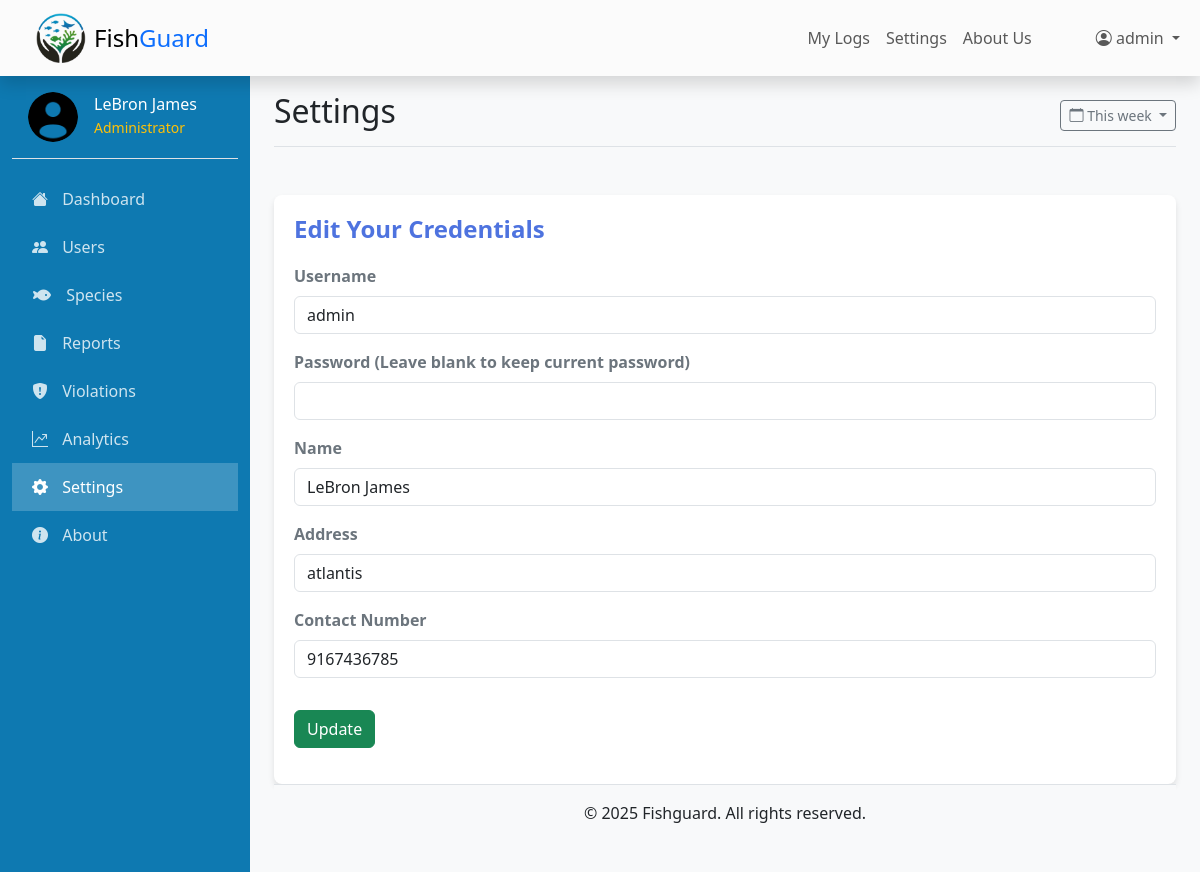
Screenshot of /admin/settings.php (signed in) with the database file from the repository.
### tables this page shows
CREATE TABLE `users` (
  `UID` int(11) NOT NULL,
  `username` text NOT NULL,
  `password` text NOT NULL,
  `name` text NOT NULL,
  `address` text NOT NULL,
  `contact_no` text NOT NULL,
  `role` int(11) NOT NULL
);

### admin/settings.php (the view, shortened to what this page needs)
<?php
include '../assets/db.php';
$user_id = $_SESSION['UID'];
$query = $conn->prepare("SELECT username, name, address, contact_no FROM users WHERE UID = ?");
$query->bind_param("i", $user_id);
$query->execute();
$result = $query->get_result();
$user = $result->fetch_assoc();
?>
<!DOCTYPE html>
<html lang="en">
<head>
    <?php include 'layouts/head.php'; ?>
    <link href="../assets/css/admindash.css" rel="stylesheet">
</head>
<body>
    <?php include 'layouts/navbar.php'; ?>
    <div class="container-fluid">
        <div class="row">
            <?php include 'layouts/sidebar.php'; ?>
            <main id="content" class="col-md-9 ms-sm-auto col-lg-10 px-md-4">
                <div class="d-flex justify-content-between flex-wrap flex-md-nowrap align-items-center pt-3 pb-2 mb-5 border-bottom">
                    <h1 class="h2">Settings</h1>
                    <div class="btn-toolbar mb-2 mb-md-0">
                        <button type="button" class="btn btn-sm btn-outline-secondary dropdown-toggle">
                            <i class="bi bi-calendar"></i> This week
                        </button>
                    </div>
                </div>
                <div class="settings-card">
                    <h2>Edit Your Credentials</h2>
                    <form id="settingsForm">
                        <div class="mb-3">
                            <label for="username" class="form-label">Username</label>
                            <input type="text" class="form-control" id="username" name="username" value="<?php echo htmlspecialchars($user['username']); ?>" required>
                        </div>
                        <div class="mb-3">
                            <label for="password" class="form-label">Password (Leave blank to keep current password)</label>
                            <input type="password" class="form-control" id="password" name="password">
                        </div>
                        <div class="mb-3">
                            <label for="name" class="form-label">Name</label>
                            <input type="text" class="form-control" id="name" name="name" value="<?php echo htmlspecialchars($user['name']); ?>" required>
                        </div>
                        <div class="mb-3">
                            <label for="address" class="form-label">Address</label>
                            <input type="text" class="form-control" id="address" name="address" value="<?php echo htmlspecialchars($user['address']); ?>" required>
                        </div>
                        <div class="mb-3">
                            <label for="contact_no" class="form-label">Contact Number</label>
                            <input type="text" class="form-control" id="contact_no" name="contact_no" value="<?php echo htmlspecialchars($user['contact_no']); ?>" required>
                        </div>
                        <button type="submit" class="btn btn-success mt-3">Update</button>
                    </form>
                </div>
                <?php include 'layouts/footer.php'; ?>
            </main>
        </div>
    </div>
</body>
</html>

### assets/css/admindash.css (style rules this page uses)
body { min-height: 100vh; display: flex; flex-direction: column; }
#content { flex: 1; background-color: #f8f9fa; }

### admin/layouts/head.php (style rules this page uses)
:root { --bs-primary: #1E6091; --bs-secondary: #0A8754; --bs-info: #E7F5FF; --bs-dark: #173753; --bs-warning: #FF9D00; --bs-warning-hover: #FFB340; --bs-white: #ffffff; --bs-light-gray: #dee2e6; }

### admin/settings.php (style rules this page uses)
.settings-card { border: 0; border-radius: 8px; box-shadow: 0 4px 6px rgba(0, 0, 0, 0.1); padding: 20px; background-color: #ffffff; }
.settings-card h2 { font-size: 1.5rem; font-weight: bold; color: #4e73df; margin-bottom: 20px; }
.settings-card .form-label { font-weight: bold; color: #6c757d; }

### rows the page displays
users: username "admin", name "LeBron James", address "atlantis", contact_no "9167436785"

### other values shown
$_SESSION['username'] "admin"
$_SESSION['name'] "LeBron James"
